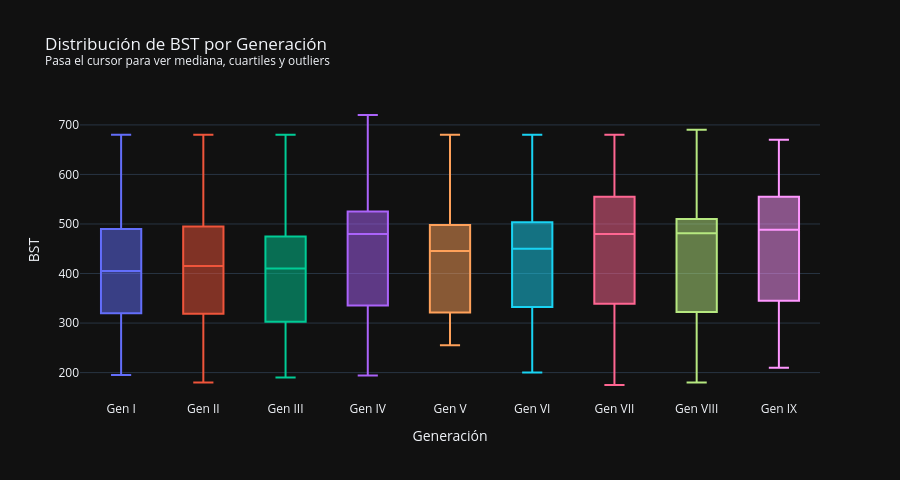
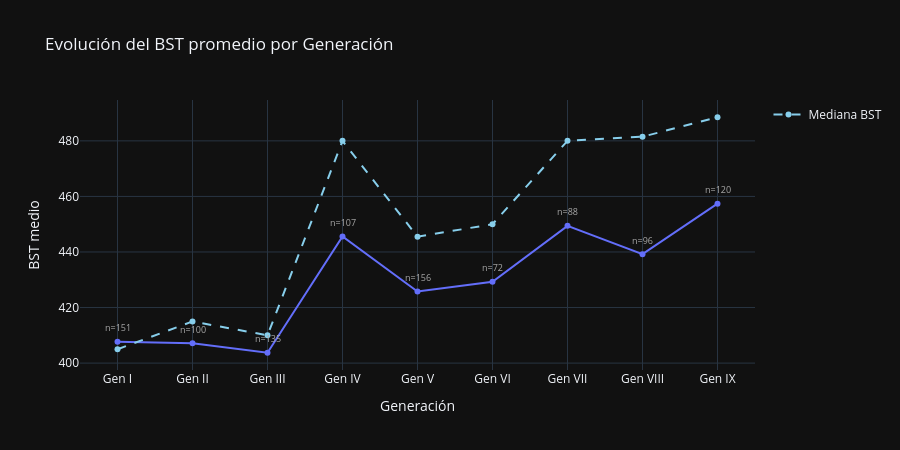

Write notebook code for charts like these, in order.
### Code cell
df_gen = df[df['gen'].isin(GEN_ORDER)].copy()

fig_box = px.box(
    df_gen, x='gen', y='bst', color='gen',
    category_orders={'gen': GEN_ORDER},
    labels={'gen': 'Generación', 'bst': 'BST'},
    title='Distribución de BST por Generación<br><sup>Pasa el cursor para ver mediana, cuartiles y outliers</sup>',
    template='plotly_dark',
)
fig_box.update_layout(showlegend=False, height=480)
fig_box.show()

sg = (df_gen.groupby('gen')['bst']
      .agg(media='mean', mediana='median', n='count')
      .reindex(GEN_ORDER).dropna())

fig_trend = px.line(
    sg.reset_index(), x='gen', y='media', markers=True,
    labels={'gen': 'Generación', 'media': 'BST medio'},
    title='Evolución del BST promedio por Generación',
    template='plotly_dark',
)
fig_trend.add_scatter(
    x=sg.index, y=sg['mediana'],
    mode='lines+markers', name='Mediana BST',
    line=dict(dash='dash', color='#87ceeb'),
)
for gen, row in sg.iterrows():
    fig_trend.add_annotation(
        x=gen, y=row['media'],
        text=f'n={int(row["n"])}',
        showarrow=False, yshift=14,
        font=dict(size=9, color='#aaa'),
    )
fig_trend.update_layout(height=450)
fig_trend.show()

### Figure 1 — Plotly figure (JSON) as saved in the notebook; plotly's stock layout.template omitted (floating-point values rounded to 4 significant figures; data arrays with more than 128 entries replaced by an {"elided": "..."} marker saying what was removed)
{"data": [{"alignmentgroup": "True", "hovertemplate": "Generación=%{x}<br>BST=%{y}<extra></extra>", "legendgroup": "Gen I", "marker": {"color": "#636efa"}, "name": "Gen I", "notched": false, "offsetgroup": "Gen I", "orientation": "v", "showlegend": true, "type": "box", "x": {"elided": "151 str values"}, "x0": " ", "xaxis": "x", "y": {"elided": "151 int values"}, "y0": " ", "yaxis": "y"}, {"alignmentgroup": "True", "hovertemplate": "Generación=%{x}<br>BST=%{y}<extra></extra>", "legendgroup": "Gen II", "marker": {"color": "#EF553B"}, "name": "Gen II", "notched": false, "offsetgroup": "Gen II", "orientation": "v", "showlegend": true, "type": "box", "x": ["Gen II", "Gen II", "Gen II", "Gen II", "Gen II", "Gen II", "Gen II", "Gen II", "Gen II", "Gen II", "Gen II", "Gen II", "Gen II", "Gen II", "Gen II", "Gen II", "Gen II", "Gen II", "Gen II", "Gen II", "Gen II", "Gen II", "Gen II", "Gen II", "Gen II", "Gen II", "Gen II", "Gen II", "Gen II", "Gen II", "Gen II", "Gen II", "Gen II", "Gen II", "Gen II", "Gen II", "Gen II", "Gen II", "Gen II", "Gen II", "Gen II", "Gen II", "Gen II", "Gen II", "Gen II", "Gen II", "Gen II", "Gen II", "Gen II", "Gen II", "Gen II", "Gen II", "Gen II", "Gen II", "Gen II", "Gen II", "Gen II", "Gen II", "Gen II", "Gen II", "Gen II", "Gen II", "Gen II", "Gen II", "Gen II", "Gen II", "Gen II", "Gen II", "Gen II", "Gen II", "Gen II", "Gen II", "Gen II", "Gen II", "Gen II", "Gen II", "Gen II", "Gen II", "Gen II", "Gen II", "Gen II", "Gen II", "Gen II", "Gen II", "Gen II", "Gen II", "Gen II", "Gen II", "Gen II", "Gen II", "Gen II", "Gen II", "Gen II", "Gen II", "Gen II", "Gen II", "Gen II", "Gen II", "Gen II", "Gen II"], "x0": " ", "xaxis": "x", "y": [318, 405, 525, 309, 405, 534, 314, 405, 530, 215, 415, 262, 452, 265, 390, 250, 400, 535, 330, 460, 205, 218, 210, 245, 405, 320, 470, 280, 365, 510, 490, 250, 420, 410, 500, 250, 340, 460, 360, 180, 425, 390, 210, 430, 525, 525, 405, 490, 435, 336, 405, 455, 290, 465, 415, 430, 510, 300, 450, 440, 500, 505, 500, 430, 330, 500, 250, 430, 250, 450, 410, 300, 480, 330, 485, 465, 330, 500, 540, 330, 500, 515, 465, 250, 210, 455, 305, 360, 365, 490, 540, 580, 580, 580, 300, 410, 600, 680, 680, 600], "y0": " ", "yaxis": "y"}, {"alignmentgroup": "True", "hovertemplate": "Generación=%{x}<br>BST=%{y}<extra></extra>", "legendgroup": "Gen III", "marker": {"color": "#00cc96"}, "name": "Gen III", "notched": false, "offsetgroup": "Gen III", "orientation": "v", "showlegend": true, "type": "box", "x": {"elided": "135 str values"}, "x0": " ", "xaxis": "x", "y": {"elided": "135 int values"}, "y0": " ", "yaxis": "y"}, {"alignmentgroup": "True", "hovertemplate": "Generación=%{x}<br>BST=%{y}<extra></extra>", "legendgroup": "Gen IV", "marker": {"color": "#ab63fa"}, "name": "Gen IV", "notched": false, "offsetgroup": "Gen IV", "orientation": "v", "showlegend": true, "type": "box", "x": ["Gen IV", "Gen IV", "Gen IV", "Gen IV", "Gen IV", "Gen IV", "Gen IV", "Gen IV", "Gen IV", "Gen IV", "Gen IV", "Gen IV", "Gen IV", "Gen IV", "Gen IV", "Gen IV", "Gen IV", "Gen IV", "Gen IV", "Gen IV", "Gen IV", "Gen IV", "Gen IV", "Gen IV", "Gen IV", "Gen IV", "Gen IV", "Gen IV", "Gen IV", "Gen IV", "Gen IV", "Gen IV", "Gen IV", "Gen IV", "Gen IV", "Gen IV", "Gen IV", "Gen IV", "Gen IV", "Gen IV", "Gen IV", "Gen IV", "Gen IV", "Gen IV", "Gen IV", "Gen IV", "Gen IV", "Gen IV", "Gen IV", "Gen IV", "Gen IV", "Gen IV", "Gen IV", "Gen IV", "Gen IV", "Gen IV", "Gen IV", "Gen IV", "Gen IV", "Gen IV", "Gen IV", "Gen IV", "Gen IV", "Gen IV", "Gen IV", "Gen IV", "Gen IV", "Gen IV", "Gen IV", "Gen IV", "Gen IV", "Gen IV", "Gen IV", "Gen IV", "Gen IV", "Gen IV", "Gen IV", "Gen IV", "Gen IV", "Gen IV", "Gen IV", "Gen IV", "Gen IV", "Gen IV", "Gen IV", "Gen IV", "Gen IV", "Gen IV", "Gen IV", "Gen IV", "Gen IV", "Gen IV", "Gen IV", "Gen IV", "Gen IV", "Gen IV", "Gen IV", "Gen IV", "Gen IV", "Gen IV", "Gen IV", "Gen IV", "Gen IV", "Gen IV", "Gen IV", "Gen IV", "Gen IV"], "x0": " ", "xaxis": "x", "y": [318, 405, 525, 309, 405, 534, 314, 405, 530, 245, 340, 485, 250, 410, 194, 384, 263, 363, 523, 280, 515, 350, 495, 350, 495, 224, 424, 424, 244, 474, 405, 330, 495, 275, 450, 325, 475, 482, 348, 498, 350, 480, 495, 505, 310, 452, 285, 329, 479, 300, 500, 290, 310, 220, 411, 485, 300, 410, 600, 390, 285, 525, 330, 525, 330, 500, 300, 490, 454, 330, 460, 345, 334, 494, 510, 535, 515, 535, 535, 540, 540, 545, 515, 525, 525, 510, 530, 535, 518, 525, 525, 480, 440, 580, 580, 580, 680, 680, 600, 670, 680, 580, 480, 600, 600, 600, 720], "y0": " ", "yaxis": "y"}, {"alignmentgroup": "True", "hovertemplate": "Generación=%{x}<br>BST=%{y}<extra></extra>", "legendgroup": "Gen V", "marker": {"color": "#FFA15A"}, "name": "Gen V", "notched": false, "offsetgroup": "Gen V", "orientation": "v", "showlegend": true, "type": "box", "x": {"elided": "156 str values"}, "x0": " ", "xaxis": "x", "y": {"elided": "156 int values"}, "y0": " ", "yaxis": "y"}, {"alignmentgroup": "True", "hovertemplate": "Generación=%{x}<br>BST=%{y}<extra></extra>", "legendgroup": "Gen VI", "marker": {"color": "#19d3f3"}, "name": "Gen VI", "notched": false, "offsetgroup": "Gen VI", "orientation": "v", "showlegend": true, "type": "box", "x": ["Gen VI", "Gen VI", "Gen VI", "Gen VI", "Gen VI", "Gen VI", "Gen VI", "Gen VI", "Gen VI", "Gen VI", "Gen VI", "Gen VI", "Gen VI", "Gen VI", "Gen VI", "Gen VI", "Gen VI", "Gen VI", "Gen VI", "Gen VI", "Gen VI", "Gen VI", "Gen VI", "Gen VI", "Gen VI", "Gen VI", "Gen VI", "Gen VI", "Gen VI", "Gen VI", "Gen VI", "Gen VI", "Gen VI", "Gen VI", "Gen VI", "Gen VI", "Gen VI", "Gen VI", "Gen VI", "Gen VI", "Gen VI", "Gen VI", "Gen VI", "Gen VI", "Gen VI", "Gen VI", "Gen VI", "Gen VI", "Gen VI", "Gen VI", "Gen VI", "Gen VI", "Gen VI", "Gen VI", "Gen VI", "Gen VI", "Gen VI", "Gen VI", "Gen VI", "Gen VI", "Gen VI", "Gen VI", "Gen VI", "Gen VI", "Gen VI", "Gen VI", "Gen VI", "Gen VI", "Gen VI", "Gen VI", "Gen VI", "Gen VI"], "x0": " ", "xaxis": "x", "y": [313, 405, 530, 307, 409, 534, 314, 405, 530, 237, 423, 278, 382, 499, 200, 213, 411, 369, 507, 303, 371, 552, 350, 531, 348, 495, 472, 355, 466, 325, 448, 500, 341, 462, 341, 480, 288, 482, 306, 500, 320, 494, 330, 500, 289, 481, 362, 521, 362, 521, 525, 500, 431, 500, 300, 452, 600, 470, 309, 474, 335, 494, 304, 514, 245, 535, 680, 680, 600, 600, 600, 600], "y0": " ", "yaxis": "y"}, {"alignmentgroup": "True", "hovertemplate": "Generación=%{x}<br>BST=%{y}<extra></extra>", "legendgroup": "Gen VII", "marker": {"color": "#FF6692"}, "name": "Gen VII", "notched": false, "offsetgroup": "Gen VII", "orientation": "v", "showlegend": true, "type": "box", "x": ["Gen VII", "Gen VII", "Gen VII", "Gen VII", "Gen VII", "Gen VII", "Gen VII", "Gen VII", "Gen VII", "Gen VII", "Gen VII", "Gen VII", "Gen VII", "Gen VII", "Gen VII", "Gen VII", "Gen VII", "Gen VII", "Gen VII", "Gen VII", "Gen VII", "Gen VII", "Gen VII", "Gen VII", "Gen VII", "Gen VII", "Gen VII", "Gen VII", "Gen VII", "Gen VII", "Gen VII", "Gen VII", "Gen VII", "Gen VII", "Gen VII", "Gen VII", "Gen VII", "Gen VII", "Gen VII", "Gen VII", "Gen VII", "Gen VII", "Gen VII", "Gen VII", "Gen VII", "Gen VII", "Gen VII", "Gen VII", "Gen VII", "Gen VII", "Gen VII", "Gen VII", "Gen VII", "Gen VII", "Gen VII", "Gen VII", "Gen VII", "Gen VII", "Gen VII", "Gen VII", "Gen VII", "Gen VII", "Gen VII", "Gen VII", "Gen VII", "Gen VII", "Gen VII", "Gen VII", "Gen VII", "Gen VII", "Gen VII", "Gen VII", "Gen VII", "Gen VII", "Gen VII", "Gen VII", "Gen VII", "Gen VII", "Gen VII", "Gen VII", "Gen VII", "Gen VII", "Gen VII", "Gen VII", "Gen VII", "Gen VII", "Gen VII", "Gen VII"], "x0": " ", "xaxis": "x", "y": [320, 420, 530, 320, 420, 530, 320, 420, 530, 265, 355, 485, 253, 418, 300, 400, 500, 338, 478, 476, 304, 464, 280, 487, 175, 305, 495, 385, 500, 269, 454, 250, 480, 285, 405, 320, 480, 340, 500, 210, 290, 510, 485, 490, 490, 230, 530, 320, 480, 410, 534, 570, 440, 480, 485, 435, 476, 475, 485, 517, 300, 420, 600, 570, 570, 570, 570, 200, 400, 680, 680, 570, 570, 570, 570, 570, 570, 570, 600, 600, 600, 420, 540, 570, 570, 600, 300, 600], "y0": " ", "yaxis": "y"}, {"alignmentgroup": "True", "hovertemplate": "Generación=%{x}<br>BST=%{y}<extra></extra>", "legendgroup": "Gen VIII", "marker": {"color": "#B6E880"}, "name": "Gen VIII", "notched": false, "offsetgroup": "Gen VIII", "orientation": "v", "showlegend": true, "type": "box", "x": ["Gen VIII", "Gen VIII", "Gen VIII", "Gen VIII", "Gen VIII", "Gen VIII", "Gen VIII", "Gen VIII", "Gen VIII", "Gen VIII", "Gen VIII", "Gen VIII", "Gen VIII", "Gen VIII", "Gen VIII", "Gen VIII", "Gen VIII", "Gen VIII", "Gen VIII", "Gen VIII", "Gen VIII", "Gen VIII", "Gen VIII", "Gen VIII", "Gen VIII", "Gen VIII", "Gen VIII", "Gen VIII", "Gen VIII", "Gen VIII", "Gen VIII", "Gen VIII", "Gen VIII", "Gen VIII", "Gen VIII", "Gen VIII", "Gen VIII", "Gen VIII", "Gen VIII", "Gen VIII", "Gen VIII", "Gen VIII", "Gen VIII", "Gen VIII", "Gen VIII", "Gen VIII", "Gen VIII", "Gen VIII", "Gen VIII", "Gen VIII", "Gen VIII", "Gen VIII", "Gen VIII", "Gen VIII", "Gen VIII", "Gen VIII", "Gen VIII", "Gen VIII", "Gen VIII", "Gen VIII", "Gen VIII", "Gen VIII", "Gen VIII", "Gen VIII", "Gen VIII", "Gen VIII", "Gen VIII", "Gen VIII", "Gen VIII", "Gen VIII", "Gen VIII", "Gen VIII", "Gen VIII", "Gen VIII", "Gen VIII", "Gen VIII", "Gen VIII", "Gen VIII", "Gen VIII", "Gen VIII", "Gen VIII", "Gen VIII", "Gen VIII", "Gen VIII", "Gen VIII", "Gen VIII", "Gen VIII", "Gen VIII", "Gen VIII", "Gen VIII", "Gen VIII", "Gen VIII", "Gen VIII", "Gen VIII", "Gen VIII", "Gen VIII"], "x0": " ", "xaxis": "x", "y": [310, 420, 530, 310, 420, 530, 310, 420, 530, 275, 460, 245, 365, 495, 180, 335, 505, 245, 455, 250, 460, 270, 490, 284, 485, 270, 490, 240, 410, 510, 260, 485, 485, 315, 510, 475, 280, 490, 242, 502, 305, 525, 310, 480, 308, 508, 265, 370, 510, 265, 370, 510, 520, 440, 510, 507, 520, 483, 270, 495, 470, 435, 185, 475, 470, 470, 475, 436, 330, 500, 505, 505, 505, 505, 535, 270, 410, 600, 660, 660, 690, 385, 550, 600, 580, 580, 580, 580, 500, 525, 500, 550, 530, 510, 510, 580], "y0": " ", "yaxis": "y"}, {"alignmentgroup": "True", "hovertemplate": "Generación=%{x}<br>BST=%{y}<extra></extra>", "legendgroup": "Gen IX", "marker": {"color": "#FF97FF"}, "name": "Gen IX", "notched": false, "offsetgroup": "Gen IX", "orientation": "v", "showlegend": true, "type": "box", "x": ["Gen IX", "Gen IX", "Gen IX", "Gen IX", "Gen IX", "Gen IX", "Gen IX", "Gen IX", "Gen IX", "Gen IX", "Gen IX", "Gen IX", "Gen IX", "Gen IX", "Gen IX", "Gen IX", "Gen IX", "Gen IX", "Gen IX", "Gen IX", "Gen IX", "Gen IX", "Gen IX", "Gen IX", "Gen IX", "Gen IX", "Gen IX", "Gen IX", "Gen IX", "Gen IX", "Gen IX", "Gen IX", "Gen IX", "Gen IX", "Gen IX", "Gen IX", "Gen IX", "Gen IX", "Gen IX", "Gen IX", "Gen IX", "Gen IX", "Gen IX", "Gen IX", "Gen IX", "Gen IX", "Gen IX", "Gen IX", "Gen IX", "Gen IX", "Gen IX", "Gen IX", "Gen IX", "Gen IX", "Gen IX", "Gen IX", "Gen IX", "Gen IX", "Gen IX", "Gen IX", "Gen IX", "Gen IX", "Gen IX", "Gen IX", "Gen IX", "Gen IX", "Gen IX", "Gen IX", "Gen IX", "Gen IX", "Gen IX", "Gen IX", "Gen IX", "Gen IX", "Gen IX", "Gen IX", "Gen IX", "Gen IX", "Gen IX", "Gen IX", "Gen IX", "Gen IX", "Gen IX", "Gen IX", "Gen IX", "Gen IX", "Gen IX", "Gen IX", "Gen IX", "Gen IX", "Gen IX", "Gen IX", "Gen IX", "Gen IX", "Gen IX", "Gen IX", "Gen IX", "Gen IX", "Gen IX", "Gen IX", "Gen IX", "Gen IX", "Gen IX", "Gen IX", "Gen IX", "Gen IX", "Gen IX", "Gen IX", "Gen IX", "Gen IX", "Gen IX", "Gen IX", "Gen IX", "Gen IX", "Gen IX", "Gen IX", "Gen IX", "Gen IX", "Gen IX", "Gen IX"], "x0": " ", "xaxis": "x", "y": [310, 410, 530, 310, 411, 530, 310, 410, 530, 254, 489, 210, 404, 210, 450, 240, 350, 490, 305, 470, 312, 477, 260, 354, 510, 417, 280, 355, 500, 255, 525, 525, 272, 495, 280, 490, 340, 505, 290, 485, 275, 480, 335, 515, 450, 304, 486, 270, 470, 255, 481, 297, 380, 506, 245, 425, 485, 315, 457, 300, 500, 501, 480, 350, 525, 290, 488, 500, 334, 521, 478, 530, 475, 535, 430, 520, 520, 550, 570, 570, 570, 570, 570, 570, 570, 570, 570, 570, 570, 570, 320, 423, 600, 300, 550, 570, 570, 570, 570, 590, 590, 670, 670, 590, 590, 485, 308, 508, 555, 555, 555, 550, 600, 540, 590, 590, 590, 590, 450, 600], "y0": " ", "yaxis": "y"}], "layout": {"boxmode": "overlay", "height": 480, "legend": {"title": {"text": "Generación"}, "tracegroupgap": 0}, "showlegend": false, "title": {"text": "Distribución de BST por Generación<br><sup>Pasa el cursor para ver mediana, cuartiles y outliers</sup>"}, "xaxis": {"anchor": "y", "categoryarray": ["Gen I", "Gen II", "Gen III", "Gen IV", "Gen V", "Gen VI", "Gen VII", "Gen VIII", "Gen IX"], "categoryorder": "array", "domain": [0.0, 1.0], "title": {"text": "Generación"}}, "yaxis": {"anchor": "x", "domain": [0.0, 1.0], "title": {"text": "BST"}}}}

### Figure 2 — Plotly figure (JSON) as saved in the notebook; plotly's stock layout.template omitted (floating-point values rounded to 4 significant figures)
{"data": [{"hovertemplate": "Generación=%{x}<br>BST medio=%{y}<extra></extra>", "legendgroup": "", "line": {"color": "#636efa", "dash": "solid"}, "marker": {"symbol": "circle"}, "mode": "lines+markers", "name": "", "orientation": "v", "showlegend": false, "type": "scatter", "x": ["Gen I", "Gen II", "Gen III", "Gen IV", "Gen V", "Gen VI", "Gen VII", "Gen VIII", "Gen IX"], "xaxis": "x", "y": [407.6, 407.2, 403.7, 445.6, 425.8, 429.3, 449.4, 439.2, 457.4], "yaxis": "y"}, {"line": {"color": "#87ceeb", "dash": "dash"}, "mode": "lines+markers", "name": "Mediana BST", "type": "scatter", "x": ["Gen I", "Gen II", "Gen III", "Gen IV", "Gen V", "Gen VI", "Gen VII", "Gen VIII", "Gen IX"], "y": [405.0, 415.0, 410.0, 480.0, 445.5, 450.0, 480.0, 481.5, 488.5]}], "layout": {"annotations": [{"font": {"color": "#aaa", "size": 9}, "showarrow": false, "text": "n=151", "x": "Gen I", "y": 407.6, "yshift": 14}, {"font": {"color": "#aaa", "size": 9}, "showarrow": false, "text": "n=100", "x": "Gen II", "y": 407.2, "yshift": 14}, {"font": {"color": "#aaa", "size": 9}, "showarrow": false, "text": "n=135", "x": "Gen III", "y": 403.7, "yshift": 14}, {"font": {"color": "#aaa", "size": 9}, "showarrow": false, "text": "n=107", "x": "Gen IV", "y": 445.6, "yshift": 14}, {"font": {"color": "#aaa", "size": 9}, "showarrow": false, "text": "n=156", "x": "Gen V", "y": 425.8, "yshift": 14}, {"font": {"color": "#aaa", "size": 9}, "showarrow": false, "text": "n=72", "x": "Gen VI", "y": 429.3, "yshift": 14}, {"font": {"color": "#aaa", "size": 9}, "showarrow": false, "text": "n=88", "x": "Gen VII", "y": 449.4, "yshift": 14}, {"font": {"color": "#aaa", "size": 9}, "showarrow": false, "text": "n=96", "x": "Gen VIII", "y": 439.2, "yshift": 14}, {"font": {"color": "#aaa", "size": 9}, "showarrow": false, "text": "n=120", "x": "Gen IX", "y": 457.4, "yshift": 14}], "height": 450, "legend": {"tracegroupgap": 0}, "title": {"text": "Evolución del BST promedio por Generación"}, "xaxis": {"anchor": "y", "domain": [0.0, 1.0], "title": {"text": "Generación"}}, "yaxis": {"anchor": "x", "domain": [0.0, 1.0], "title": {"text": "BST medio"}}}}
